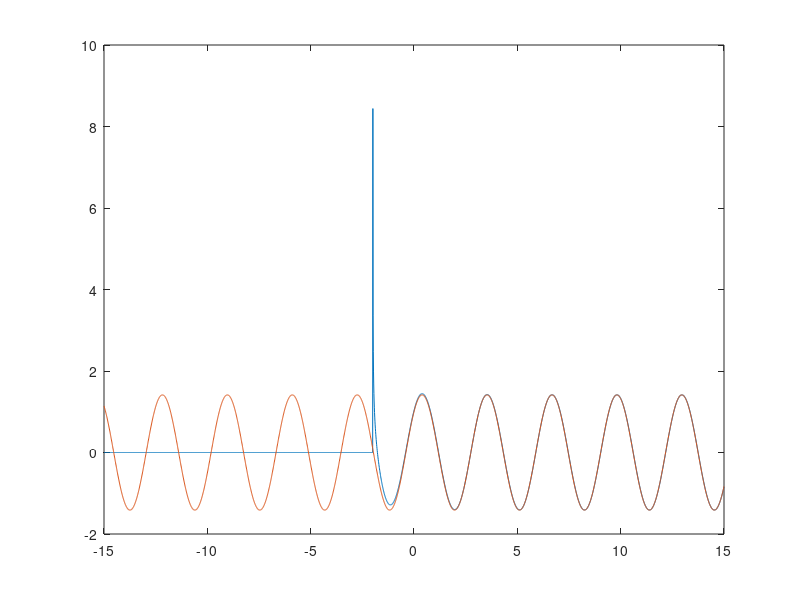

MATLAB code for this plot:
clc
clearvars
cla
close all

a = 15;

h = 0.01;

t = complex(-a:h:a);

%порядок производной
D =  1/2;

pf = 1/gamma(1-D);

dfx = zeros(1,length(t));

ddfx = zeros(1,length(t));

for i = 1:length(t)
%нтеграл Римана-Лиувиля
fun = @(x) sin(2.*x).*(x - t(i)).^(-D);
dfx(i) =  integral(fun,-2,t(i));
if i > 1
ddfx(i) = pf*(dfx(i)-dfx(i-1))/h;
end
end
% первая часть под функцией плот численный расчет через интеграл
% Римана-Лиувиля вторая аналитически вычисленная функция для порядка взятия
% производной 1/2
plot(t, (-imag(ddfx)) , t, (real(sqrt(2).*sin(2.*t+pi/4))));
